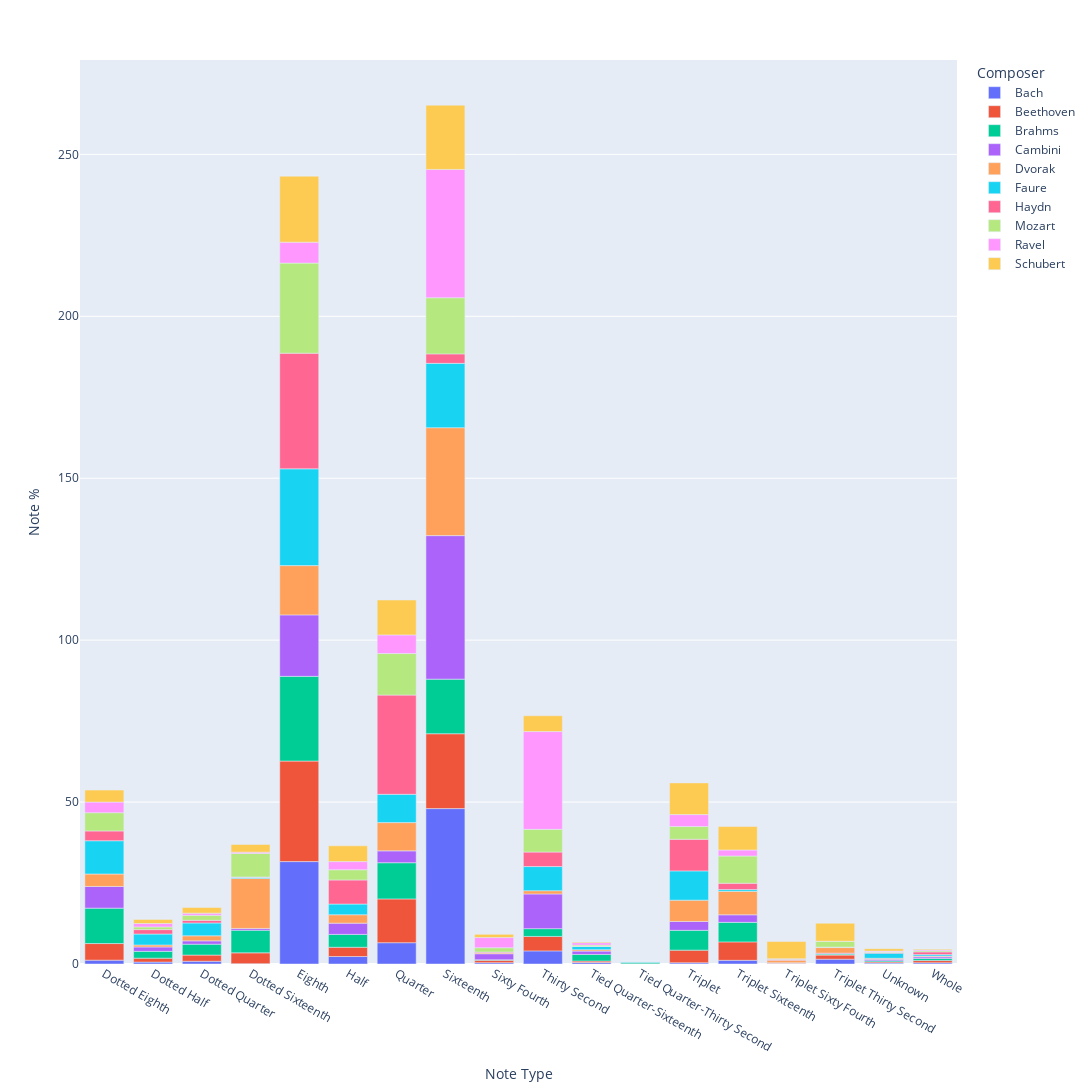

Notebook code cell kept with this figure:
### Code cell
fig = px.bar(note_types_df, x='Note Type', y='Note %', color='Composer')
fig.update_layout(height=1500, width=1500)
fig.show()

### Figure 1 — Plotly figure (JSON) as saved in the notebook; plotly's stock layout.template omitted (floating-point values rounded to 4 significant figures)
{"data": [{"alignmentgroup": "True", "hovertemplate": "Composer=Bach<br>Note Type=%{x}<br>Note %=%{y}<extra></extra>", "legendgroup": "Bach", "marker": {"color": "#636efa", "pattern": {"shape": ""}}, "name": "Bach", "offsetgroup": "Bach", "orientation": "v", "showlegend": true, "textposition": "auto", "type": "bar", "x": ["Dotted Eighth", "Dotted Half", "Dotted Quarter", "Dotted Sixteenth", "Eighth", "Half", "Quarter", "Sixteenth", "Sixty Fourth", "Thirty Second", "Tied Quarter-Sixteenth", "Tied Quarter-Thirty Second", "Triplet", "Triplet Sixteenth", "Triplet Sixty Fourth", "Triplet Thirty Second", "Unknown", "Whole"], "xaxis": "x", "y": [1.184, 0.5846, 0.8491, 0.1083, 31.62, 2.308, 6.581, 47.99, 0.411, 4.053, 0.4699, 0.03823, 0.3728, 1.136, 0.1704, 1.478, 0.2724, 0.3743], "yaxis": "y"}, {"alignmentgroup": "True", "hovertemplate": "Composer=Beethoven<br>Note Type=%{x}<br>Note %=%{y}<extra></extra>", "legendgroup": "Beethoven", "marker": {"color": "#EF553B", "pattern": {"shape": ""}}, "name": "Beethoven", "offsetgroup": "Beethoven", "orientation": "v", "showlegend": true, "textposition": "auto", "type": "bar", "x": ["Dotted Eighth", "Dotted Half", "Dotted Quarter", "Dotted Sixteenth", "Eighth", "Half", "Quarter", "Sixteenth", "Sixty Fourth", "Thirty Second", "Tied Quarter-Sixteenth", "Tied Quarter-Thirty Second", "Triplet", "Triplet Sixteenth", "Triplet Sixty Fourth", "Triplet Thirty Second", "Unknown", "Whole"], "xaxis": "x", "y": [5.129, 1.222, 1.902, 3.341, 31.05, 2.865, 13.51, 23.12, 0.7706, 4.462, 0.4492, 0.0378, 3.909, 5.693, 0.1961, 1.275, 0.373, 0.6938], "yaxis": "y"}, {"alignmentgroup": "True", "hovertemplate": "Composer=Brahms<br>Note Type=%{x}<br>Note %=%{y}<extra></extra>", "legendgroup": "Brahms", "marker": {"color": "#00cc96", "pattern": {"shape": ""}}, "name": "Brahms", "offsetgroup": "Brahms", "orientation": "v", "showlegend": true, "textposition": "auto", "type": "bar", "x": ["Dotted Eighth", "Dotted Half", "Dotted Quarter", "Dotted Sixteenth", "Eighth", "Half", "Quarter", "Sixteenth", "Sixty Fourth", "Thirty Second", "Tied Quarter-Sixteenth", "Tied Quarter-Thirty Second", "Triplet", "Triplet Sixteenth", "Triplet Sixty Fourth", "Triplet Thirty Second", "Unknown", "Whole"], "xaxis": "x", "y": [10.94, 2.096, 3.363, 6.986, 26.14, 3.964, 11.18, 16.86, 0.1205, 2.399, 2.033, 0.4951, 6.12, 6.028, 0.0144, 0.2995, 0.3457, 0.6171], "yaxis": "y"}, {"alignmentgroup": "True", "hovertemplate": "Composer=Cambini<br>Note Type=%{x}<br>Note %=%{y}<extra></extra>", "legendgroup": "Cambini", "marker": {"color": "#ab63fa", "pattern": {"shape": ""}}, "name": "Cambini", "offsetgroup": "Cambini", "orientation": "v", "showlegend": true, "textposition": "auto", "type": "bar", "x": ["Dotted Eighth", "Dotted Half", "Dotted Quarter", "Dotted Sixteenth", "Eighth", "Half", "Quarter", "Sixteenth", "Sixty Fourth", "Thirty Second", "Tied Quarter-Sixteenth", "Triplet", "Triplet Sixteenth", "Triplet Thirty Second", "Unknown", "Whole"], "xaxis": "x", "y": [6.696, 1.358, 1.027, 0.5479, 18.98, 3.473, 3.662, 44.32, 1.869, 10.72, 1.023, 2.736, 2.333, 0.2981, 0.4432, 0.5157], "yaxis": "y"}, {"alignmentgroup": "True", "hovertemplate": "Composer=Dvorak<br>Note Type=%{x}<br>Note %=%{y}<extra></extra>", "legendgroup": "Dvorak", "marker": {"color": "#FFA15A", "pattern": {"shape": ""}}, "name": "Dvorak", "offsetgroup": "Dvorak", "orientation": "v", "showlegend": true, "textposition": "auto", "type": "bar", "x": ["Dotted Eighth", "Dotted Half", "Dotted Quarter", "Dotted Sixteenth", "Eighth", "Half", "Quarter", "Sixteenth", "Sixty Fourth", "Thirty Second", "Tied Quarter-Sixteenth", "Tied Quarter-Thirty Second", "Triplet", "Triplet Sixteenth", "Triplet Sixty Fourth", "Triplet Thirty Second", "Unknown", "Whole"], "xaxis": "x", "y": [3.838, 0.6138, 1.569, 15.45, 15.21, 2.601, 8.726, 33.32, 0.3196, 0.9967, 0.4556, 0.006328, 6.578, 7.249, 0.7657, 1.721, 0.3354, 0.2436], "yaxis": "y"}, {"alignmentgroup": "True", "hovertemplate": "Composer=Faure<br>Note Type=%{x}<br>Note %=%{y}<extra></extra>", "legendgroup": "Faure", "marker": {"color": "#19d3f3", "pattern": {"shape": ""}}, "name": "Faure", "offsetgroup": "Faure", "orientation": "v", "showlegend": true, "textposition": "auto", "type": "bar", "x": ["Dotted Eighth", "Dotted Half", "Dotted Quarter", "Dotted Sixteenth", "Eighth", "Half", "Quarter", "Sixteenth", "Thirty Second", "Tied Quarter-Sixteenth", "Tied Quarter-Thirty Second", "Triplet", "Triplet Sixteenth", "Triplet Thirty Second", "Unknown", "Whole"], "xaxis": "x", "y": [10.28, 3.378, 3.955, 0.3177, 29.9, 3.302, 8.734, 19.87, 7.468, 0.9978, 0.1745, 9.034, 0.5369, 0.02237, 1.575, 0.4564], "yaxis": "y"}, {"alignmentgroup": "True", "hovertemplate": "Composer=Haydn<br>Note Type=%{x}<br>Note %=%{y}<extra></extra>", "legendgroup": "Haydn", "marker": {"color": "#FF6692", "pattern": {"shape": ""}}, "name": "Haydn", "offsetgroup": "Haydn", "orientation": "v", "showlegend": true, "textposition": "auto", "type": "bar", "x": ["Dotted Eighth", "Dotted Half", "Dotted Quarter", "Dotted Sixteenth", "Eighth", "Half", "Quarter", "Sixteenth", "Sixty Fourth", "Thirty Second", "Tied Quarter-Sixteenth", "Tied Quarter-Thirty Second", "Triplet", "Triplet Sixteenth", "Triplet Sixty Fourth", "Triplet Thirty Second", "Unknown", "Whole"], "xaxis": "x", "y": [3.02, 1.367, 0.8106, 0.1113, 35.7, 7.438, 30.64, 2.924, 0.2225, 4.466, 0.03179, 0.04768, 9.758, 1.955, 0.3497, 0.1113, 0.2066, 0.8423], "yaxis": "y"}, {"alignmentgroup": "True", "hovertemplate": "Composer=Mozart<br>Note Type=%{x}<br>Note %=%{y}<extra></extra>", "legendgroup": "Mozart", "marker": {"color": "#B6E880", "pattern": {"shape": ""}}, "name": "Mozart", "offsetgroup": "Mozart", "orientation": "v", "showlegend": true, "textposition": "auto", "type": "bar", "x": ["Dotted Eighth", "Dotted Half", "Dotted Quarter", "Dotted Sixteenth", "Eighth", "Half", "Quarter", "Sixteenth", "Sixty Fourth", "Thirty Second", "Tied Quarter-Sixteenth", "Tied Quarter-Thirty Second", "Triplet", "Triplet Sixteenth", "Triplet Sixty Fourth", "Triplet Thirty Second", "Unknown", "Whole"], "xaxis": "x", "y": [5.635, 0.8271, 1.554, 7.282, 27.82, 3.159, 12.83, 17.34, 1.313, 7.016, 0.3727, 0.03556, 3.951, 8.42, 0.0777, 1.823, 0.2081, 0.3398], "yaxis": "y"}, {"alignmentgroup": "True", "hovertemplate": "Composer=Ravel<br>Note Type=%{x}<br>Note %=%{y}<extra></extra>", "legendgroup": "Ravel", "marker": {"color": "#FF97FF", "pattern": {"shape": ""}}, "name": "Ravel", "offsetgroup": "Ravel", "orientation": "v", "showlegend": true, "textposition": "auto", "type": "bar", "x": ["Dotted Eighth", "Dotted Half", "Dotted Quarter", "Dotted Sixteenth", "Eighth", "Half", "Quarter", "Sixteenth", "Sixty Fourth", "Thirty Second", "Tied Quarter-Sixteenth", "Tied Quarter-Thirty Second", "Triplet", "Triplet Sixteenth", "Triplet Sixty Fourth", "Triplet Thirty Second", "Unknown", "Whole"], "xaxis": "x", "y": [3.279, 1.055, 0.6719, 0.3927, 6.454, 2.508, 5.744, 39.62, 3.147, 30.19, 0.7429, 0.08517, 3.677, 1.85, 0.03785, 0.004732, 0.2271, 0.3076], "yaxis": "y"}, {"alignmentgroup": "True", "hovertemplate": "Composer=Schubert<br>Note Type=%{x}<br>Note %=%{y}<extra></extra>", "legendgroup": "Schubert", "marker": {"color": "#FECB52", "pattern": {"shape": ""}}, "name": "Schubert", "offsetgroup": "Schubert", "orientation": "v", "showlegend": true, "textposition": "auto", "type": "bar", "x": ["Dotted Eighth", "Dotted Half", "Dotted Quarter", "Dotted Sixteenth", "Eighth", "Half", "Quarter", "Sixteenth", "Sixty Fourth", "Thirty Second", "Tied Quarter-Sixteenth", "Tied Quarter-Thirty Second", "Triplet", "Triplet Sixteenth", "Triplet Sixty Fourth", "Triplet Thirty Second", "Unknown", "Whole"], "xaxis": "x", "y": [3.709, 1.257, 1.732, 2.374, 20.4, 4.877, 10.78, 19.83, 0.9817, 4.879, 0.2374, 0.03343, 9.787, 7.241, 5.318, 5.56, 0.7341, 0.2674], "yaxis": "y"}], "layout": {"barmode": "relative", "height": 1500, "legend": {"title": {"text": "Composer"}, "tracegroupgap": 0}, "margin": {"t": 60}, "width": 1500, "xaxis": {"anchor": "y", "domain": [0, 1], "title": {"text": "Note Type"}}, "yaxis": {"anchor": "x", "domain": [0, 1], "title": {"text": "Note %"}}}}
